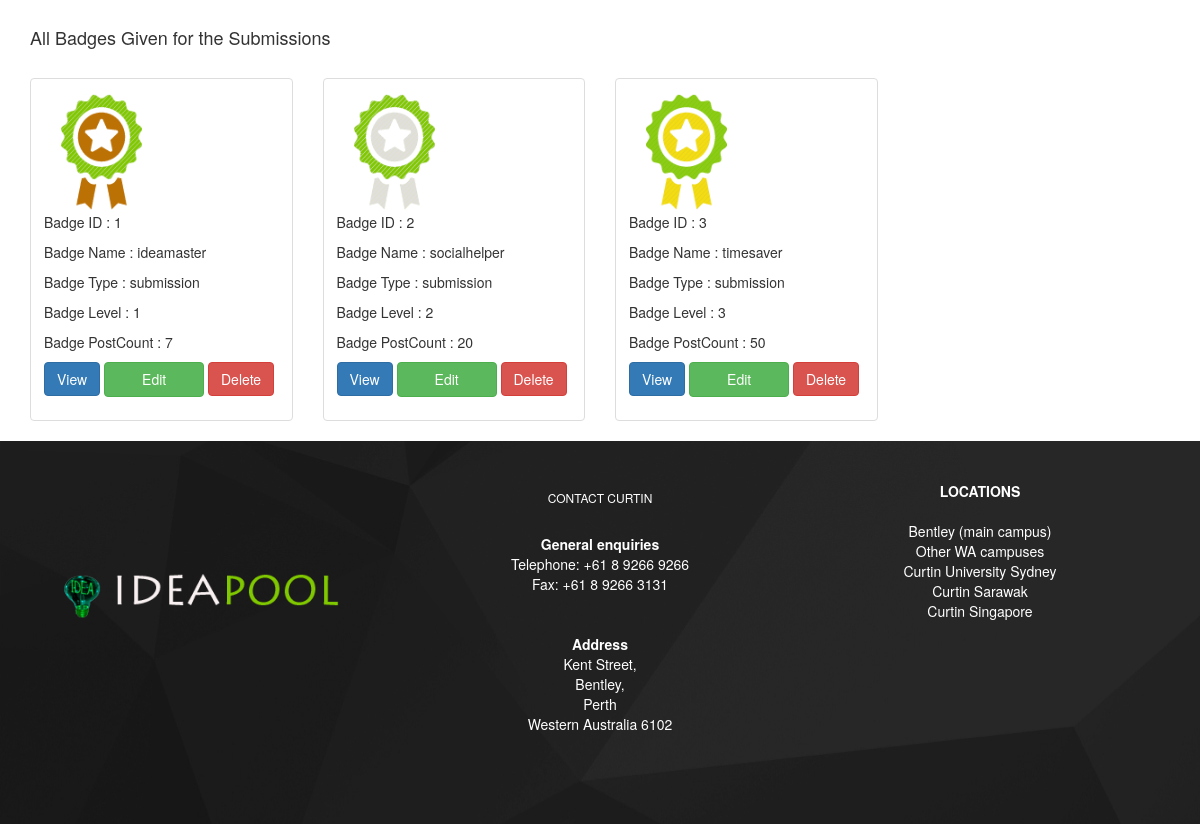
/awardDisplay.php (lower part), run on an earlier commit of the app's database.
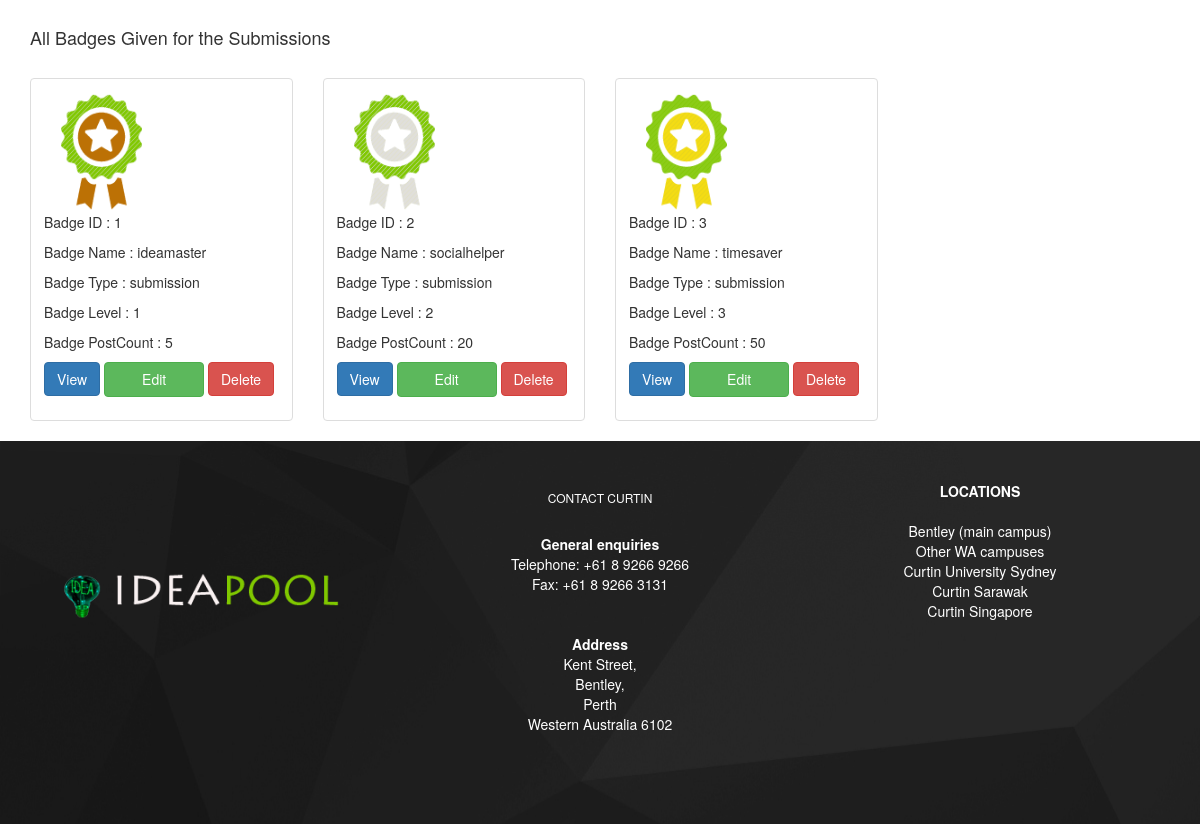
And on a later commit of the database.
### tables this page shows
CREATE TABLE IF NOT EXISTS `reward` (
  `id` int(20) NOT NULL AUTO_INCREMENT,
  `name` varchar(255) NOT NULL,
  `level` int(20) NOT NULL,
  `img` varchar(255) NOT NULL,
  `postcount` int(20) NOT NULL,
  `type` varchar(255) NOT NULL,
  `description` varchar(255) NOT NULL,
  PRIMARY KEY (`id`)
);

### awardDisplay.php (the view, shortened to what this page needs)
<!DOCTYPE html PUBLIC "-//W3C//DTD XHTML 1.0 Transitional//EN" "http://www.w3.org/TR/xhtml1/DTD/xhtml1-transitional.dtd">
<html xmlns="http://www.w3.org/1999/xhtml">
<head>
<link rel="stylesheet" href="css/ideacss.css" />
<link rel="stylesheet" href="css/bootstrap.min.css"></link>
<link rel="stylesheet" type="text/css" href="stickytooltip.css" />
</head>
<body>
<div class="container">
<div class="row">
<div class="col-md-12">
<br/>
<h4>All Badges Given for the Submissions </h4>
<br/>
<?php
include("database_connect.php");
$query = "select * from reward where type = 'submission'";
$result=mysqli_query($con,$query);
?>
<tr class="info">
<div class="row">
<?php while($row=mysqli_fetch_array($result)){
  ?>
  <div class="col-xs-6 col-md-3">
    <div class="thumbnail" data-tooltip="sticky3">
      <div class="caption">
      <img src="<?php echo $row['img']?>" height="120px" width="115px" align="middle">
        <p>Badge ID : <?php echo $row['id'] ?></p>
        <p>Badge Name : <?php echo $row['name']; ?></p>
        <p>Badge Type        : <?php echo $row['type'] ?></p>
        <p>Badge Level      : <?php echo $row['level'] ?></p>
        <p>Badge PostCount      : <?php echo $row['postcount'] ?></p>
        <p><a href="viewAwards.php?sendId=<?= $row['id'] ?>" onclick="pop_up(this);return false;" class="btn btn-primary" role="button">View</a>
          <button type="button" name="button" class="btn btn-success" onclick="javascript:Edit_id(<?php echo $row['id']; ?>)">Edit</button>
        <button type="button" name="button" class="btn btn-danger" onclick="javascript:delete_id(<?php echo $row['id']; ?>)">Delete</button>
      </div>
    </div>
  </div>
  <?php
}
?>
</div>
</div>
</div>
</div>
<?php
 include('footer.php');
?>
</body>
</html>

What changed in the data, as far as the page shows it:
changed reward "ideamaster": postcount "7" → "5"
